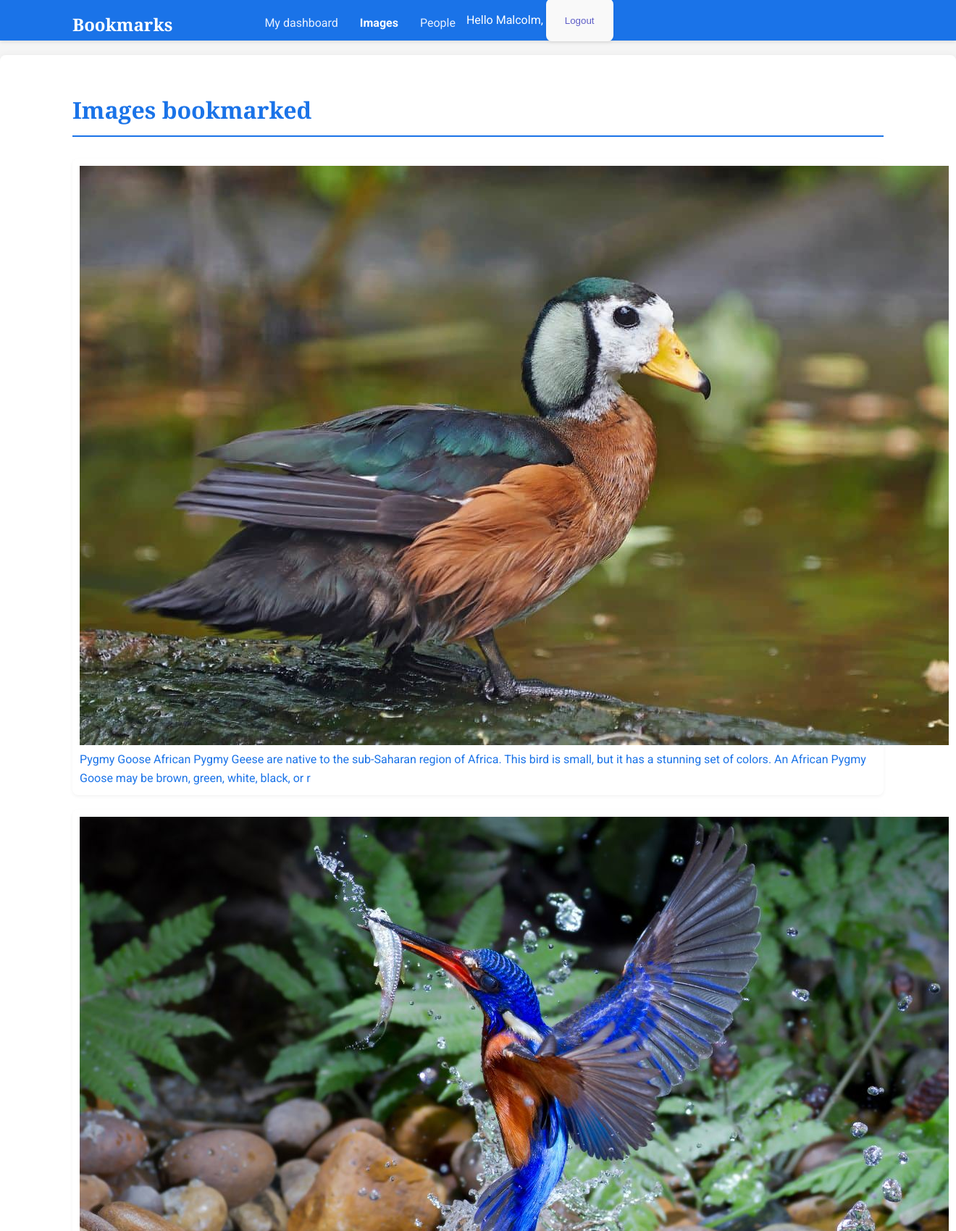
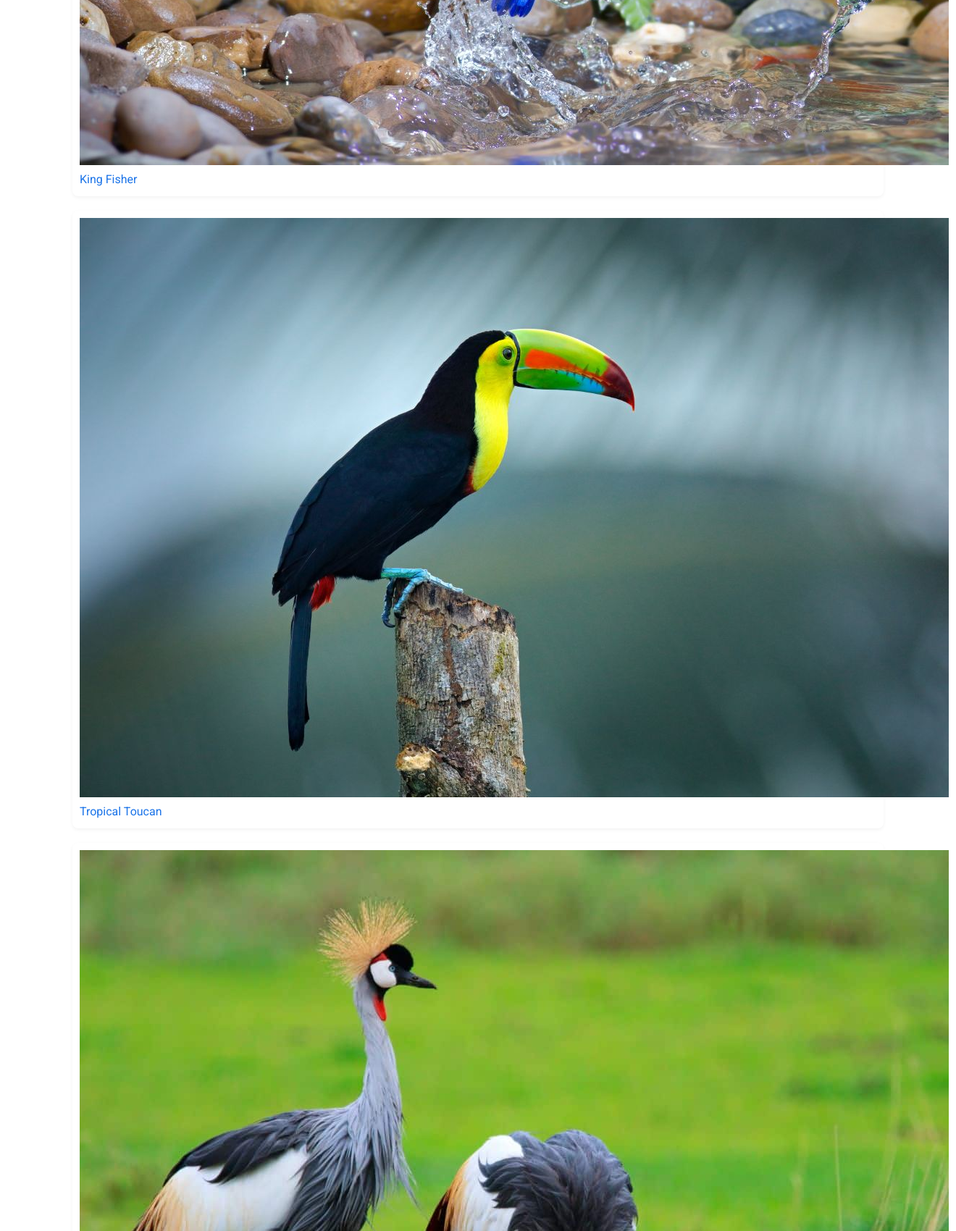
Page /images/ (signed in, upper part) on the committed database (2 pictures, top to bottom).
### images/models.py (models this page shows, shortened)
class Image(models.Model):
    user = models.ForeignKey(settings.AUTH_USER_MODEL,
                             related_name='images_created',
                             on_delete=models.CASCADE)
    title = models.CharField(max_length=200)
    slug = models.SlugField(max_length=200, blank=True)
    url = models.URLField(max_length=2000)
    image = models.ImageField(upload_to='images/%Y/%m/%d/')
    description = models.TextField(blank=True)
    created = models.DateField(auto_now_add=True)
    total_likes = models.PositiveIntegerField(default=0)
    users_like = models.ManyToManyField(settings.AUTH_USER_MODEL,
                                        related_name='images_liked',
                                        blank=True)
    class Meta:
        indexes = [
            models.Index(fields=['-created']),
            models.Index(fields=['-total_likes']),
        ]
        ordering = ['-created']
    def get_absolute_url(self):
        return reverse('images:detail', args=[self.id,
                                              self.slug])

### images/views.py (the view)
# urls.py: path('', views.image_list, name='list'),
@login_required
def image_list(request):
    images = Image.objects.all()
    paginator = Paginator(images, 8)
    page = request.GET.get('page')
    images_only = request.GET.get('images_only')
    try:
        images = paginator.page(page)
    except PageNotAnInteger:
        images = paginator.page(1)
    except EmptyPage:
        if images_only:
            return HttpResponse('')
        images = paginator.page(paginator.num_pages)
    if images_only:
        return render(request,
                      'images/image/list_images.html',
                      {'section': 'images',
                       'images': images})
    return render(request,
                  'images/image/list.html',
                  {'section': 'images',
                   'images': images})

### images/templates/images/image/list.html (shortened to what this page needs)
{% extends "base.html" %}
{% block content %}
    <h1>Images bookmarked</h1>
    <div id="image-list">
        {% include "images/image/list_images.html" %}
    </div>
{% endblock %}

### account/templates/base.html (shortened to what this page needs)
{% load static %} <!DOCTYPE html>
<html>
  <head>
    <link href="{% static 'css/base.css' %}" rel="stylesheet" />
  </head>
  <body>
    <div id="header">
      <span class="logo">Bookmarks</span>
      {% if request.user.is_authenticated %}
      <ul class="menu">
        <li {% if section == "dashboard" %}class="selected"{% endif %}>
          <a href="{% url "dashboard" %}">My dashboard</a>
        </li>
        <li {% if section == "images" %}class="selected"{% endif %}>
          <a href="{% url "images:list" %}">Images</a>
        </li>
        <li {% if section == "people" %}class="selected"{% endif %}>
          <a href="{% url "user_list" %}">People</a>
        </li>
      </ul>
      {% endif %}
      <span class="user">
        {% if request.user.is_authenticated %}
        Hello {{ request.user.first_name|default:request.user.username }},
        <form
          method="post"
          action="{% url 'logout' %}"
          style="display:inline;"
        >
          <button
            type="submit"
            style="background:none; border:none; padding:20; color:rgb(94, 94, 199); cursor:pointer;"
          >
            Logout
          </button>
        </form>
        {% else %}
        <a href="{% url "login" %}">Log-in</a>
        {% endif %}
      </span>
    </div>
    <div id="content">
      {% block content %} {% endblock %}
    </div>
  </body>
</html>

### images/templates/images/image/list_images.html
{% load thumbnail %}
{% for image in images %}
<div class="image">
    <a href="{{ image.get_absolute_url }}">
        {% thumbnail image.image 300x300 crop="smart" as im %}
        <img src="{{ im.url }}">
    </a>
    <div class="info">
        <a href="{{ image.get_absolute_url }}" class="title">
            {{ image.title }}
        </a>
    </div>
</div>
{% endfor %}

### account/static/css/base.css (style rules this page uses)
body { margin: 0; padding: 0; font-family: 'Roboto', sans-serif; background-color: #f5f5f5; color: #333; line-height: 1.6; }
a { color: #1a73e8; text-decoration: none; transition: color 0.3s ease; }
h1, h2, h3, h4, h5, h6 { font-family: 'Playfair Display', serif; font-weight: 700; }
h1 { border-bottom: 2px solid #1a73e8; padding: 0 0 10px 0; margin: 20px 0 30px 0; color: #1a73e8; }
#header { padding: 15px 100px; font-size: 16px; background: #1a73e8; color: #fff; box-shadow: 0 2px 5px rgba(0,0,0,0.1); }
#header .logo { font-family: 'Playfair Display', serif; float: left; color: #fff; font-size: 24px; font-weight: 700; margin-right: 10%; }
#header ul.menu { list-style: none; float: left; margin: 0; padding: 0; }
#header ul.menu li { float: left; padding: 4px 15px; }
#header ul.menu li.selected a, #header ul.menu li.selected a:hover { color: #fff; font-weight: bold; }
#header a { color: #e8f0fe; }
#content { padding: 30px 100px; background: #fff; box-shadow: 0 0 10px rgba(0,0,0,0.05); margin: 20px auto; max-width: 1200px; border-radius: 8px; }
form { background: #f9f9f9; padding: 20px; border-radius: 8px; box-shadow: 0 2px 5px rgba(0,0,0,0.05); }
#image-list .image { background: #fff; padding: 10px; margin-bottom: 20px; border-radius: 8px; box-shadow: 0 2px 5px rgba(0,0,0,0.05); transition: transform 0.3s ease; }

### rows in the picture
Image: shows a picture, title "Pygmy Goose African Pygmy Geese are native to the sub-Saharan region of Africa. This bird is small, but it has a stunning set of colors. An African Pygmy Goose may be brown, green, white, black, or r"
Image: shows a picture, title "King Fisher"
Image: shows a picture, title "Tropical Toucan"
Image: shows a picture

### other values in the picture
{{ request.user.first_name|default:request.user.username }} "Malcolm"
